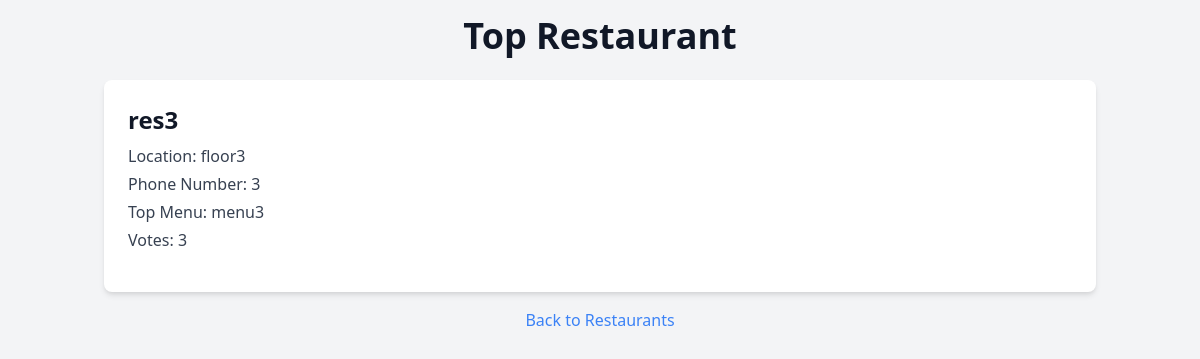
The page /results/ (signed in) on the database its author committed.
### restaurant/models.py (models this page shows, shortened)
class Restaurant(models.Model):
    name = models.CharField(max_length=255)
    location = models.CharField(max_length=255)
    phone_number = models.CharField(max_length=255)
    class Meta:
        ordering = ('name', )

class Menu(models.Model):
    name = models.CharField(max_length=255)
    restaurant = models.ForeignKey(Restaurant, on_delete=models.CASCADE)
    western_cuisine = models.JSONField(default=dict)
    arab_cuisine = models.JSONField(default=dict)
    vegetarian_cuisine = models.JSONField(default=dict)
    date = models.DateField()
    voting = models.IntegerField(default=0)
    class Meta:
        ordering = ('date', )

### restaurant/views.py (the view)
# urls.py: path('results/', views.results, name='results'),
@login_required
def results(request):
    top_menu = Menu.objects.annotate(max_votes=Max('voting')).order_by('-max_votes').first()
    if top_menu:
        top_restaurant = top_menu.restaurant
    else:
        top_restaurant = None
    return render(request, 'restaurant/results.html', {
        'top_restaurant': top_restaurant,
        'top_menu': top_menu
    })

### restaurant/templates/restaurant/results.html (shortened to what this page needs)
<!DOCTYPE html>
<html lang="en">
<head>
    <link href="https://cdn.jsdelivr.net/npm/tailwindcss@2.2.19/dist/tailwind.min.css" rel="stylesheet">
</head>
<body class="bg-gray-100 text-gray-900">
    <div class="container mx-auto p-4">
        <h1 class="text-4xl font-bold mb-6 text-center">Top Restaurant</h1>
        {% if top_restaurant %}
            <div class="bg-white p-6 rounded-lg shadow-md">
                <h2 class="text-2xl font-semibold mb-2">{{ top_restaurant.name }}</h2>
                <p class="text-gray-700 mb-1">Location: {{ top_restaurant.location }}</p>
                <p class="text-gray-700 mb-1">Phone Number: {{ top_restaurant.phone_number }}</p>
                <p class="text-gray-700 mb-1">Top Menu: {{ top_menu.name }}</p>
                <p class="text-gray-700 mb-4">Votes: {{ top_menu.voting }}</p>
            </div>
        {% else %}
            <p class="text-center text-gray-700">No votes have been cast yet.</p>
        {% endif %}
        <a href="{% url 'restaurant:restaurant' %}" class="text-blue-500 hover:underline mt-4 block text-center">Back to Restaurants</a>
    </div>
</body>
</html>

### rows shown on the page
Restaurant: name "res3", location "floor3", phone_number "3"
Menu: name "menu3", voting "3"
